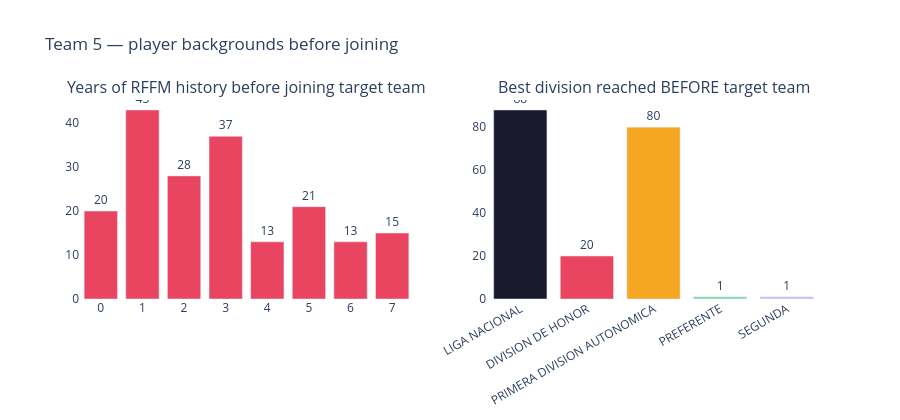

Notebook source saved alongside this figure:
### Code cell
# ── 5. Summary bar chart: how many seasons before reaching target team?
# + what was the best division they played in before arriving?

fig2 = make_subplots(
    rows=1, cols=2,
    subplot_titles=[
        "Years of RFFM history before joining target team",
        "Best division reached BEFORE target team",
    ],
)

# Left: histogram of years_to_target
yt = pre_summary["years_to_target"].dropna().value_counts().sort_index()
fig2.add_trace(
    go.Bar(
        x=yt.index.astype(str),
        y=yt.values,
        marker_color="#e94560",
        text=yt.values,
        textposition="outside",
        name="Years to target",
    ),
    row=1, col=1,
)

# Right: best division before
div_cnt = pre_summary["best_div_before_label"].fillna("No data").value_counts()
div_order = ["LIGA NACIONAL", "SUPERLIGA", "DIVISION DE HONOR",
             "PRIMERA DIVISION AUTONOMICA", "PREFERENTE", "PRIMERA", "SEGUNDA", "No data"]
div_cnt = div_cnt.reindex([d for d in div_order if d in div_cnt.index]).dropna()
fig2.add_trace(
    go.Bar(
        x=div_cnt.index,
        y=div_cnt.values,
        marker_color=[DIV_COLORS.get(d, "#ccc") for d in div_cnt.index],
        text=div_cnt.values,
        textposition="outside",
        name="Best div before",
    ),
    row=1, col=2,
)

fig2.update_layout(
    title_text=f"Team {TARGET_TEAM_ID} — player backgrounds before joining",
    showlegend=False,
    height=420,
    plot_bgcolor="white",
    paper_bgcolor="white",
)
fig2.update_xaxes(tickangle=-30, row=1, col=2)

fig2.show()

# Print summary table
print(f"\nSummary: {len(squad_players)} players total in team {TARGET_TEAM_ID}")
print(f"  With prior RFFM history:  {len(pre_summary)}")
print(f"  No prior RFFM record:     {len(direct_arrivals)}")
print(f"\nMedian years before joining: {pre_summary['years_to_target'].median():.1f}")
print(f"Median goals before joining: {pre_summary['goals_before'].median():.0f}")
print(f"Median matches before:       {pre_summary['matches_before'].median():.0f}")
print("\nTop 10 players by goals scored BEFORE joining target team:")
print(
    pre_summary.nlargest(10, "goals_before")
    [["player_name", "birth_year", "first_rffm_season", "first_target_season",
      "years_to_target", "categories_before", "best_div_before_label",
      "goals_before", "matches_before"]]
    .to_string(index=False)
)

### Figure 1 — Plotly figure (JSON) as saved in the notebook; plotly's stock layout.template omitted (floating-point values rounded to 4 significant figures)
{"data": [{"marker": {"color": "#e94560"}, "name": "Years to target", "text": [20, 43, 28, 37, 13, 21, 13, 15], "textposition": "outside", "type": "bar", "x": ["0", "1", "2", "3", "4", "5", "6", "7"], "xaxis": "x", "y": [20, 43, 28, 37, 13, 21, 13, 15], "yaxis": "y"}, {"marker": {"color": ["#1a1a2e", "#e94560", "#f5a623", "#7ed6a3", "#c9b8f4"]}, "name": "Best div before", "text": [88, 20, 80, 1, 1], "textposition": "outside", "type": "bar", "x": ["LIGA NACIONAL", "DIVISION DE HONOR", "PRIMERA DIVISION AUTONOMICA", "PREFERENTE", "SEGUNDA"], "xaxis": "x2", "y": [88, 20, 80, 1, 1], "yaxis": "y2"}], "layout": {"annotations": [{"font": {"size": 16}, "showarrow": false, "text": "Years of RFFM history before joining target team", "x": 0.225, "xanchor": "center", "xref": "paper", "y": 1, "yanchor": "bottom", "yref": "paper"}, {"font": {"size": 16}, "showarrow": false, "text": "Best division reached BEFORE target team", "x": 0.775, "xanchor": "center", "xref": "paper", "y": 1, "yanchor": "bottom", "yref": "paper"}], "height": 420, "paper_bgcolor": "white", "plot_bgcolor": "white", "showlegend": false, "title": {"text": "Team 5 — player backgrounds before joining"}, "xaxis": {"anchor": "y", "domain": [0, 0.45]}, "xaxis2": {"anchor": "y2", "domain": [0.55, 1], "tickangle": -30}, "yaxis": {"anchor": "x", "domain": [0, 1]}, "yaxis2": {"anchor": "x2", "domain": [0, 1]}}}
